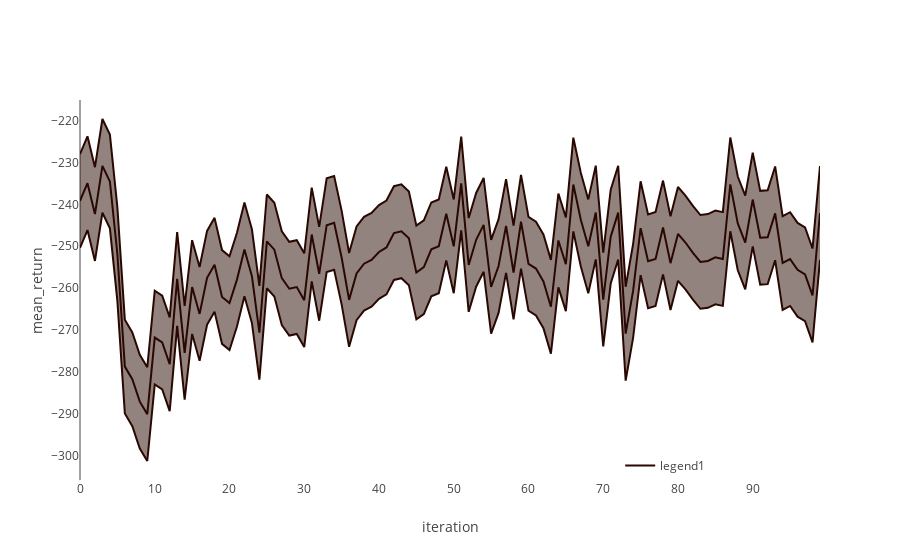

Notebook code cell kept with this figure:
### Markdown cell above
## Distribution Plot

### Code cell
from plotly import __version__
from plotly.offline import download_plotlyjs, init_notebook_mode, plot, iplot
init_notebook_mode(connected=True)

from rl_pipeline.visualization.viz_utils import Viz
from config import CONFIG

import os

data_dir = CONFIG['configuration'].csv_data_dir
viz = Viz()

data, layout, fig = viz.plotly_plot_distribution([data_dir], 
                                                 x_label="iteration", 
                                                 y_label="mean_return_shifted", 
                                                 std_scale=2,
                                                 legend=["legend1"],
                                                title="mean_return")
iplot(fig)

### Figure 1 — Plotly figure (JSON) as saved in the notebook; plotly's stock layout.template omitted (floating-point values rounded to 4 significant figures)
{"data": [{"fill": null, "line": {"color": "rgb(41, 8, 1)"}, "mode": "lines", "name": "legend1", "showlegend": false, "type": "scatter", "y": [-228.0, -223.8, -231.1, -219.6, -223.4, -240.7, -267.5, -270.5, -275.9, -278.8, -260.6, -261.8, -267.0, -246.6, -264.2, -248.6, -255.0, -246.3, -243.2, -250.9, -252.4, -246.8, -239.6, -245.9, -259.4, -237.6, -239.6, -246.4, -248.9, -248.5, -251.7, -236.0, -245.4, -233.8, -233.2, -241.5, -251.6, -245.3, -243.0, -242.1, -240.2, -239.1, -235.7, -235.2, -236.9, -245.1, -243.8, -239.6, -238.8, -231.0, -238.8, -223.8, -243.3, -237.3, -233.7, -248.5, -243.5, -234.0, -245.1, -233.0, -243.0, -244.1, -247.2, -253.2, -237.4, -243.1, -224.1, -232.5, -238.8, -230.8, -251.5, -236.5, -230.8, -259.7, -249.4, -234.5, -242.4, -241.8, -234.3, -242.8, -235.9, -237.9, -240.4, -242.6, -242.3, -241.5, -241.9, -224.1, -233.4, -237.9, -227.7, -236.8, -236.7, -231.0, -242.8, -241.9, -244.4, -245.5, -250.5, -230.9]}, {"fill": "tonexty", "line": {"color": "rgb(41, 8, 1)"}, "mode": "lines", "name": "legend1", "showlegend": false, "type": "scatter", "y": [-250.4, -246.1, -253.5, -242.0, -245.7, -263.0, -289.9, -292.9, -298.2, -301.2, -282.9, -284.1, -289.3, -269.0, -286.6, -270.9, -277.3, -268.7, -265.6, -273.3, -274.7, -269.1, -261.9, -268.3, -281.8, -260.0, -262.0, -268.8, -271.3, -270.9, -274.0, -258.4, -267.7, -256.2, -255.6, -263.8, -274.0, -267.6, -265.3, -264.4, -262.5, -261.5, -258.0, -257.6, -259.3, -267.4, -266.2, -261.9, -261.2, -253.4, -261.2, -246.2, -265.6, -259.6, -256.1, -270.8, -265.9, -256.3, -267.4, -255.3, -265.4, -266.5, -269.6, -275.6, -259.8, -265.5, -246.5, -254.8, -261.2, -253.1, -273.9, -258.9, -253.2, -282.0, -271.8, -256.9, -264.8, -264.2, -256.7, -265.2, -258.2, -260.3, -262.7, -264.9, -264.7, -263.8, -264.2, -246.4, -255.7, -260.3, -250.0, -259.1, -259.0, -253.3, -265.2, -264.2, -266.8, -267.9, -272.9, -253.2]}, {"line": {"color": "rgb((41, 8, 1),(41, 8, 1),(41, 8, 1))"}, "mode": "lines", "name": "legend1", "type": "scatter", "y": [-239.2, -235.0, -242.3, -230.8, -234.5, -251.8, -278.7, -281.7, -287.1, -290.0, -271.8, -272.9, -278.1, -257.8, -275.4, -259.7, -266.1, -257.5, -254.4, -262.1, -263.6, -257.9, -250.7, -257.1, -270.6, -248.8, -250.8, -257.6, -260.1, -259.7, -262.9, -247.2, -256.6, -245.0, -244.4, -252.7, -262.8, -256.5, -254.2, -253.2, -251.4, -250.3, -246.9, -246.4, -248.1, -256.3, -255.0, -250.7, -250.0, -242.2, -250.0, -235.0, -254.4, -248.5, -244.9, -259.7, -254.7, -245.1, -256.3, -244.1, -254.2, -255.3, -258.4, -264.4, -248.6, -254.3, -235.3, -243.7, -250.0, -241.9, -262.7, -247.7, -242.0, -270.8, -260.6, -245.7, -253.6, -253.0, -245.5, -254.0, -247.0, -249.1, -251.6, -253.7, -253.5, -252.6, -253.0, -235.2, -244.5, -249.1, -238.9, -248.0, -247.8, -242.1, -254.0, -253.1, -255.6, -256.7, -261.7, -242.1]}], "layout": {"legend": {"x": 0.73, "y": 0}, "xaxis": {"range": [0, 99], "showgrid": false, "title": "iteration"}, "yaxis": {"showgrid": false, "title": "mean_return"}}}
